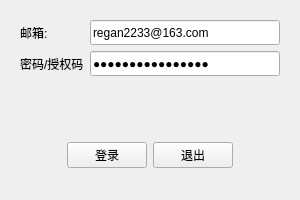
<?xml version="1.0" encoding="UTF-8"?>
<ui version="4.0">
 <class>Email_Login</class>
 <widget class="QWidget" name="Email_Login">
  <property name="geometry">
   <rect>
    <x>0</x>
    <y>0</y>
    <width>300</width>
    <height>200</height>
   </rect>
  </property>
  <property name="windowTitle">
   <string>Form</string>
  </property>
  <layout class="QVBoxLayout" name="verticalLayout">
   <item>
    <widget class="QWidget" name="widget" native="true">
     <layout class="QFormLayout" name="formLayout">
      <item row="0" column="0">
       <widget class="QLabel" name="label">
        <property name="minimumSize">
         <size>
          <width>0</width>
          <height>25</height>
         </size>
        </property>
        <property name="text">
         <string>邮箱:</string>
        </property>
       </widget>
      </item>
      <item row="0" column="1">
       <widget class="QLineEdit" name="line_emailAddress">
        <property name="minimumSize">
         <size>
          <width>0</width>
          <height>25</height>
         </size>
        </property>
        <property name="text">
         <string>regan2233@163.com</string>
        </property>
       </widget>
      </item>
      <item row="1" column="0">
       <widget class="QLabel" name="label_2">
        <property name="minimumSize">
         <size>
          <width>0</width>
          <height>25</height>
         </size>
        </property>
        <property name="text">
         <string>密码/授权码</string>
        </property>
       </widget>
      </item>
      <item row="1" column="1">
       <widget class="QLineEdit" name="line_passwd">
        <property name="minimumSize">
         <size>
          <width>0</width>
          <height>25</height>
         </size>
        </property>
        <property name="text">
         <string>LJJTGEFEOZNUWSDR</string>
        </property>
        <property name="echoMode">
         <enum>QLineEdit::PasswordEchoOnEdit</enum>
        </property>
       </widget>
      </item>
     </layout>
    </widget>
   </item>
   <item>
    <widget class="QLabel" name="label_state">
     <property name="maximumSize">
      <size>
       <width>16777215</width>
       <height>25</height>
      </size>
     </property>
     <property name="text">
      <string/>
     </property>
    </widget>
   </item>
   <item>
    <widget class="QWidget" name="widget_2" native="true">
     <layout class="QHBoxLayout" name="horizontalLayout">
      <item>
       <spacer name="horizontalSpacer">
        <property name="orientation">
         <enum>Qt::Horizontal</enum>
        </property>
        <property name="sizeHint" stdset="0">
         <size>
          <width>40</width>
          <height>20</height>
         </size>
        </property>
       </spacer>
      </item>
      <item>
       <widget class="QPushButton" name="btn_login">
        <property name="minimumSize">
         <size>
          <width>0</width>
          <height>25</height>
         </size>
        </property>
        <property name="text">
         <string>登录</string>
        </property>
       </widget>
      </item>
      <item>
       <widget class="QPushButton" name="btn_exit">
        <property name="minimumSize">
         <size>
          <width>0</width>
          <height>25</height>
         </size>
        </property>
        <property name="text">
         <string>退出</string>
        </property>
       </widget>
      </item>
      <item>
       <spacer name="horizontalSpacer_2">
        <property name="orientation">
         <enum>Qt::Horizontal</enum>
        </property>
        <property name="sizeHint" stdset="0">
         <size>
          <width>40</width>
          <height>20</height>
         </size>
        </property>
       </spacer>
      </item>
     </layout>
    </widget>
   </item>
  </layout>
 </widget>
 <resources/>
 <connections/>
</ui>
